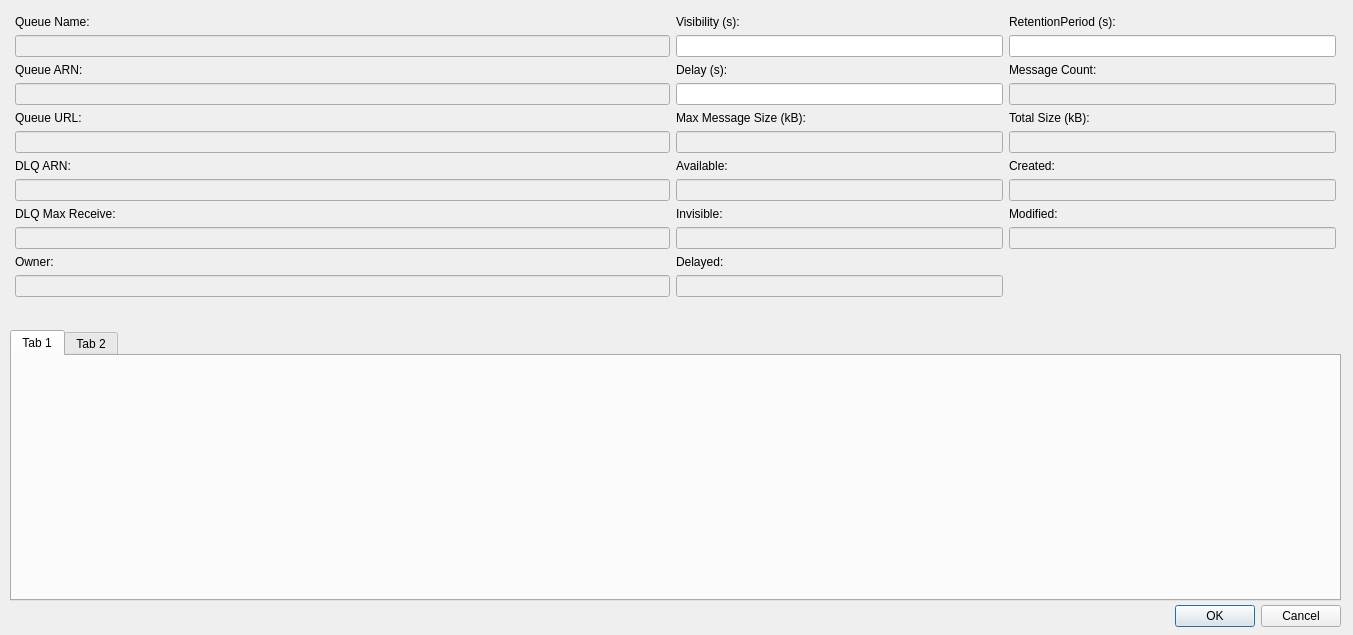
<?xml version="1.0" encoding="UTF-8"?>
<ui version="4.0">
 <class>SQSQueueDetailsDialog</class>
 <widget class="QDialog" name="SQSQueueDetailsDialog">
  <property name="geometry">
   <rect>
    <x>0</x>
    <y>0</y>
    <width>1353</width>
    <height>635</height>
   </rect>
  </property>
  <property name="windowTitle">
   <string>Dialog</string>
  </property>
  <widget class="QDialogButtonBox" name="sqsQueueDetailsButtonBox">
   <property name="geometry">
    <rect>
     <x>950</x>
     <y>600</y>
     <width>391</width>
     <height>32</height>
    </rect>
   </property>
   <property name="orientation">
    <enum>Qt::Orientation::Horizontal</enum>
   </property>
   <property name="standardButtons">
    <set>QDialogButtonBox::StandardButton::Cancel|QDialogButtonBox::StandardButton::Ok</set>
   </property>
  </widget>
  <widget class="QWidget" name="gridLayoutWidget">
   <property name="geometry">
    <rect>
     <x>10</x>
     <y>10</y>
     <width>1331</width>
     <height>310</height>
    </rect>
   </property>
   <layout class="QGridLayout" name="gridLayout" columnstretch="2,1,1">
    <property name="leftMargin">
     <number>5</number>
    </property>
    <property name="topMargin">
     <number>5</number>
    </property>
    <property name="rightMargin">
     <number>5</number>
    </property>
    <property name="bottomMargin">
     <number>5</number>
    </property>
    <item row="5" column="0">
     <widget class="QLineEdit" name="queueUrlEdit">
      <property name="enabled">
       <bool>false</bool>
      </property>
      <property name="readOnly">
       <bool>true</bool>
      </property>
     </widget>
    </item>
    <item row="5" column="1">
     <widget class="QLineEdit" name="maxMessageSizeEdit">
      <property name="enabled">
       <bool>false</bool>
      </property>
     </widget>
    </item>
    <item row="2" column="1">
     <widget class="QLabel" name="delayLabel">
      <property name="text">
       <string>Delay (s):</string>
      </property>
     </widget>
    </item>
    <item row="6" column="1">
     <widget class="QLabel" name="availableLabel">
      <property name="text">
       <string>Available:</string>
      </property>
     </widget>
    </item>
    <item row="4" column="0">
     <widget class="QLabel" name="queueUrlLabel">
      <property name="text">
       <string>Queue URL:</string>
      </property>
     </widget>
    </item>
    <item row="0" column="0">
     <widget class="QLabel" name="queueNameLabel">
      <property name="text">
       <string>Queue Name:</string>
      </property>
     </widget>
    </item>
    <item row="1" column="2">
     <widget class="QLineEdit" name="retentionPeriodEdit"/>
    </item>
    <item row="0" column="2">
     <widget class="QLabel" name="retentionPeriodLabel">
      <property name="text">
       <string>RetentionPeriod (s):</string>
      </property>
     </widget>
    </item>
    <item row="7" column="1">
     <widget class="QLineEdit" name="availableEdit">
      <property name="enabled">
       <bool>false</bool>
      </property>
     </widget>
    </item>
    <item row="3" column="1">
     <widget class="QLineEdit" name="delayEdit"/>
    </item>
    <item row="2" column="0">
     <widget class="QLabel" name="queueArnLabel">
      <property name="text">
       <string>Queue ARN:</string>
      </property>
     </widget>
    </item>
    <item row="12" column="1">
     <spacer name="verticalSpacer">
      <property name="orientation">
       <enum>Qt::Orientation::Vertical</enum>
      </property>
      <property name="sizeHint" stdset="0">
       <size>
        <width>20</width>
        <height>40</height>
       </size>
      </property>
     </spacer>
    </item>
    <item row="0" column="1">
     <widget class="QLabel" name="visibilityLabel">
      <property name="text">
       <string>Visibility (s):</string>
      </property>
     </widget>
    </item>
    <item row="10" column="1">
     <widget class="QLabel" name="delayedLabel">
      <property name="text">
       <string>Delayed:</string>
      </property>
     </widget>
    </item>
    <item row="3" column="2">
     <widget class="QLineEdit" name="messageCountEdit">
      <property name="enabled">
       <bool>false</bool>
      </property>
      <property name="readOnly">
       <bool>true</bool>
      </property>
     </widget>
    </item>
    <item row="4" column="1">
     <widget class="QLabel" name="maxMessageSizeEditLabel">
      <property name="text">
       <string>Max Message Size (kB):</string>
      </property>
     </widget>
    </item>
    <item row="2" column="2">
     <widget class="QLabel" name="messageCountLabel">
      <property name="text">
       <string>Message Count:</string>
      </property>
     </widget>
    </item>
    <item row="8" column="1">
     <widget class="QLabel" name="invisibleLbel">
      <property name="text">
       <string>Invisible:</string>
      </property>
     </widget>
    </item>
    <item row="4" column="2">
     <widget class="QLabel" name="messageSizeLabel">
      <property name="text">
       <string>Total Size (kB):</string>
      </property>
     </widget>
    </item>
    <item row="5" column="2">
     <widget class="QLineEdit" name="messageSizeEdit">
      <property name="enabled">
       <bool>false</bool>
      </property>
      <property name="readOnly">
       <bool>true</bool>
      </property>
     </widget>
    </item>
    <item row="1" column="1">
     <widget class="QLineEdit" name="visibilityEdit"/>
    </item>
    <item row="1" column="0">
     <widget class="QLineEdit" name="queueNameEdit">
      <property name="enabled">
       <bool>false</bool>
      </property>
      <property name="readOnly">
       <bool>true</bool>
      </property>
     </widget>
    </item>
    <item row="9" column="1">
     <widget class="QLineEdit" name="invisibleEdit">
      <property name="enabled">
       <bool>false</bool>
      </property>
     </widget>
    </item>
    <item row="3" column="0">
     <widget class="QLineEdit" name="queueArnEdit">
      <property name="enabled">
       <bool>false</bool>
      </property>
      <property name="readOnly">
       <bool>true</bool>
      </property>
     </widget>
    </item>
    <item row="11" column="1">
     <widget class="QLineEdit" name="delayedEdit">
      <property name="enabled">
       <bool>false</bool>
      </property>
     </widget>
    </item>
    <item row="6" column="0">
     <widget class="QLabel" name="dlqArnLabel">
      <property name="text">
       <string>DLQ ARN:</string>
      </property>
     </widget>
    </item>
    <item row="7" column="0">
     <widget class="QLineEdit" name="dlqArnEdit">
      <property name="enabled">
       <bool>false</bool>
      </property>
     </widget>
    </item>
    <item row="11" column="0">
     <widget class="QLineEdit" name="ownerEdit">
      <property name="enabled">
       <bool>false</bool>
      </property>
     </widget>
    </item>
    <item row="10" column="0">
     <widget class="QLabel" name="ownerLabel">
      <property name="text">
       <string>Owner:</string>
      </property>
     </widget>
    </item>
    <item row="8" column="0">
     <widget class="QLabel" name="dlqMacReceivedLabel">
      <property name="text">
       <string>DLQ Max Receive:</string>
      </property>
     </widget>
    </item>
    <item row="9" column="0">
     <widget class="QLineEdit" name="dlqMaxReceiveEdit">
      <property name="enabled">
       <bool>false</bool>
      </property>
     </widget>
    </item>
    <item row="6" column="2">
     <widget class="QLabel" name="createdLabel">
      <property name="text">
       <string>Created:</string>
      </property>
     </widget>
    </item>
    <item row="7" column="2">
     <widget class="QLineEdit" name="createdEdit">
      <property name="enabled">
       <bool>false</bool>
      </property>
     </widget>
    </item>
    <item row="8" column="2">
     <widget class="QLabel" name="modifiedLabel">
      <property name="text">
       <string>Modified:</string>
      </property>
     </widget>
    </item>
    <item row="9" column="2">
     <widget class="QLineEdit" name="modifiedEdit">
      <property name="enabled">
       <bool>false</bool>
      </property>
     </widget>
    </item>
   </layout>
  </widget>
  <widget class="QTabWidget" name="tabWidget">
   <property name="geometry">
    <rect>
     <x>10</x>
     <y>330</y>
     <width>1331</width>
     <height>271</height>
    </rect>
   </property>
   <property name="currentIndex">
    <number>0</number>
   </property>
   <widget class="QWidget" name="tab">
    <attribute name="title">
     <string>Tab 1</string>
    </attribute>
   </widget>
   <widget class="QWidget" name="tab_2">
    <attribute name="title">
     <string>Tab 2</string>
    </attribute>
   </widget>
  </widget>
 </widget>
 <resources/>
 <connections/>
</ui>
